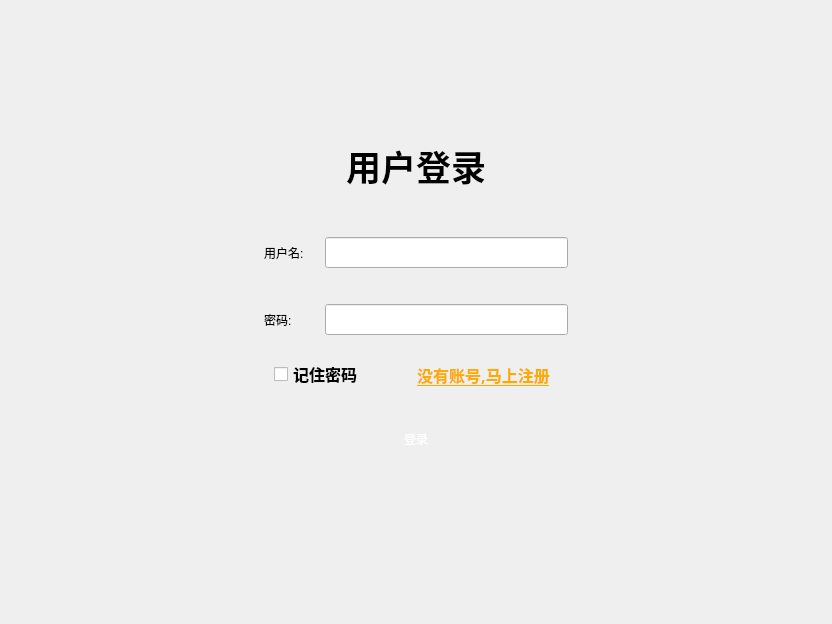
<?xml version="1.0" encoding="UTF-8"?>
<ui version="4.0">
 <class>Login</class>
 <widget class="QDialog" name="Login">
  <property name="geometry">
   <rect>
    <x>0</x>
    <y>0</y>
    <width>832</width>
    <height>624</height>
   </rect>
  </property>
  <property name="minimumSize">
   <size>
    <width>640</width>
    <height>480</height>
   </size>
  </property>
  <property name="windowTitle">
   <string>Dialog</string>
  </property>
  <layout class="QVBoxLayout" name="verticalLayout">
   <property name="spacing">
    <number>0</number>
   </property>
   <property name="leftMargin">
    <number>0</number>
   </property>
   <property name="topMargin">
    <number>0</number>
   </property>
   <property name="rightMargin">
    <number>0</number>
   </property>
   <property name="bottomMargin">
    <number>0</number>
   </property>
   <item>
    <widget class="TitleWidget" name="title_widget" native="true"/>
   </item>
   <item>
    <widget class="QStackedWidget" name="stackedWidget">
     <property name="currentIndex">
      <number>0</number>
     </property>
     <widget class="QWidget" name="login_page">
      <layout class="QVBoxLayout" name="verticalLayout_3">
       <item>
        <spacer name="verticalSpacer">
         <property name="orientation">
          <enum>Qt::Vertical</enum>
         </property>
         <property name="sizeHint" stdset="0">
          <size>
           <width>20</width>
           <height>33</height>
          </size>
         </property>
        </spacer>
       </item>
       <item>
        <widget class="QWidget" name="widget" native="true">
         <layout class="QHBoxLayout" name="horizontalLayout_3">
          <item>
           <spacer name="horizontalSpacer">
            <property name="orientation">
             <enum>Qt::Horizontal</enum>
            </property>
            <property name="sizeHint" stdset="0">
             <size>
              <width>103</width>
              <height>20</height>
             </size>
            </property>
           </spacer>
          </item>
          <item>
           <widget class="QWidget" name="widget_2" native="true">
            <layout class="QVBoxLayout" name="verticalLayout_2">
             <item>
              <widget class="QWidget" name="widget_6" native="true">
               <layout class="QHBoxLayout" name="horizontalLayout_4">
                <item>
                 <widget class="QLabel" name="label_3">
                  <property name="font">
                   <font>
                    <family>华文新魏</family>
                    <pointsize>26</pointsize>
                    <bold>true</bold>
                   </font>
                  </property>
                  <property name="text">
                   <string>用户登录</string>
                  </property>
                  <property name="alignment">
                   <set>Qt::AlignCenter</set>
                  </property>
                 </widget>
                </item>
               </layout>
              </widget>
             </item>
             <item>
              <widget class="QWidget" name="widget_7" native="true">
               <property name="minimumSize">
                <size>
                 <width>0</width>
                 <height>15</height>
                </size>
               </property>
              </widget>
             </item>
             <item>
              <widget class="QWidget" name="widget_3" native="true">
               <layout class="QGridLayout" name="gridLayout">
                <item row="2" column="0">
                 <widget class="QLabel" name="label_2">
                  <property name="text">
                   <string>密码:</string>
                  </property>
                  <property name="buddy">
                   <cstring>log_pwd</cstring>
                  </property>
                 </widget>
                </item>
                <item row="0" column="2">
                 <widget class="QLineEdit" name="log_usr">
                  <property name="minimumSize">
                   <size>
                    <width>0</width>
                    <height>25</height>
                   </size>
                  </property>
                  <property name="font">
                   <font>
                    <family>Aharoni</family>
                    <pointsize>12</pointsize>
                    <bold>true</bold>
                   </font>
                  </property>
                  <property name="alignment">
                   <set>Qt::AlignCenter</set>
                  </property>
                 </widget>
                </item>
                <item row="2" column="2">
                 <widget class="QLineEdit" name="log_pwd">
                  <property name="minimumSize">
                   <size>
                    <width>0</width>
                    <height>25</height>
                   </size>
                  </property>
                  <property name="font">
                   <font>
                    <family>Aharoni</family>
                    <pointsize>12</pointsize>
                    <bold>true</bold>
                   </font>
                  </property>
                  <property name="alignment">
                   <set>Qt::AlignCenter</set>
                  </property>
                 </widget>
                </item>
                <item row="0" column="0">
                 <widget class="QLabel" name="label">
                  <property name="text">
                   <string>用户名:</string>
                  </property>
                  <property name="buddy">
                   <cstring>log_usr</cstring>
                  </property>
                 </widget>
                </item>
                <item row="0" column="1">
                 <spacer name="horizontalSpacer_4">
                  <property name="orientation">
                   <enum>Qt::Horizontal</enum>
                  </property>
                  <property name="sizeType">
                   <enum>QSizePolicy::Fixed</enum>
                  </property>
                  <property name="sizeHint" stdset="0">
                   <size>
                    <width>15</width>
                    <height>20</height>
                   </size>
                  </property>
                 </spacer>
                </item>
                <item row="1" column="0">
                 <spacer name="verticalSpacer_3">
                  <property name="orientation">
                   <enum>Qt::Vertical</enum>
                  </property>
                  <property name="sizeType">
                   <enum>QSizePolicy::Fixed</enum>
                  </property>
                  <property name="sizeHint" stdset="0">
                   <size>
                    <width>20</width>
                    <height>30</height>
                   </size>
                  </property>
                 </spacer>
                </item>
               </layout>
              </widget>
             </item>
             <item>
              <widget class="QWidget" name="widget_4" native="true">
               <layout class="QHBoxLayout" name="horizontalLayout_2">
                <item>
                 <spacer name="horizontalSpacer_11">
                  <property name="orientation">
                   <enum>Qt::Horizontal</enum>
                  </property>
                  <property name="sizeType">
                   <enum>QSizePolicy::Fixed</enum>
                  </property>
                  <property name="sizeHint" stdset="0">
                   <size>
                    <width>10</width>
                    <height>20</height>
                   </size>
                  </property>
                 </spacer>
                </item>
                <item>
                 <widget class="QCheckBox" name="rember_pwd">
                  <property name="font">
                   <font>
                    <family>新宋体</family>
                    <pointsize>12</pointsize>
                    <bold>true</bold>
                   </font>
                  </property>
                  <property name="text">
                   <string>记住密码</string>
                  </property>
                 </widget>
                </item>
                <item>
                 <spacer name="horizontalSpacer_3">
                  <property name="orientation">
                   <enum>Qt::Horizontal</enum>
                  </property>
                  <property name="sizeHint" stdset="0">
                   <size>
                    <width>40</width>
                    <height>20</height>
                   </size>
                  </property>
                 </spacer>
                </item>
                <item>
                 <widget class="QToolButton" name="log_register_btn">
                  <property name="font">
                   <font>
                    <family>新宋体</family>
                    <pointsize>12</pointsize>
                    <bold>true</bold>
                    <underline>true</underline>
                   </font>
                  </property>
                  <property name="styleSheet">
                   <string notr="true">color: rgb(255, 170, 0);</string>
                  </property>
                  <property name="text">
                   <string>没有账号,马上注册</string>
                  </property>
                  <property name="autoRaise">
                   <bool>true</bool>
                  </property>
                 </widget>
                </item>
                <item>
                 <spacer name="horizontalSpacer_12">
                  <property name="orientation">
                   <enum>Qt::Horizontal</enum>
                  </property>
                  <property name="sizeType">
                   <enum>QSizePolicy::Fixed</enum>
                  </property>
                  <property name="sizeHint" stdset="0">
                   <size>
                    <width>10</width>
                    <height>20</height>
                   </size>
                  </property>
                 </spacer>
                </item>
               </layout>
              </widget>
             </item>
             <item>
              <widget class="QWidget" name="widget_5" native="true">
               <layout class="QHBoxLayout" name="horizontalLayout">
                <item>
                 <widget class="QToolButton" name="login_btn">
                  <property name="minimumSize">
                   <size>
                    <width>200</width>
                    <height>50</height>
                   </size>
                  </property>
                  <property name="styleSheet">
                   <string notr="true">border-image: url(:/images/balckButton.png);
font: 75 18pt &quot;新宋体&quot;;
color: rgb(255, 255, 255);</string>
                  </property>
                  <property name="text">
                   <string>登录</string>
                  </property>
                  <property name="autoRaise">
                   <bool>true</bool>
                  </property>
                 </widget>
                </item>
               </layout>
              </widget>
             </item>
             <item>
              <widget class="QWidget" name="widget_8" native="true">
               <property name="minimumSize">
                <size>
                 <width>0</width>
                 <height>15</height>
                </size>
               </property>
              </widget>
             </item>
            </layout>
           </widget>
          </item>
          <item>
           <spacer name="horizontalSpacer_2">
            <property name="orientation">
             <enum>Qt::Horizontal</enum>
            </property>
            <property name="sizeHint" stdset="0">
             <size>
              <width>102</width>
              <height>20</height>
             </size>
            </property>
           </spacer>
          </item>
         </layout>
        </widget>
       </item>
       <item>
        <spacer name="verticalSpacer_2">
         <property name="orientation">
          <enum>Qt::Vertical</enum>
         </property>
         <property name="sizeHint" stdset="0">
          <size>
           <width>20</width>
           <height>34</height>
          </size>
         </property>
        </spacer>
       </item>
      </layout>
     </widget>
     <widget class="QWidget" name="register_page">
      <layout class="QVBoxLayout" name="verticalLayout_5">
       <item>
        <spacer name="verticalSpacer_5">
         <property name="orientation">
          <enum>Qt::Vertical</enum>
         </property>
         <property name="sizeHint" stdset="0">
          <size>
           <width>20</width>
           <height>22</height>
          </size>
         </property>
        </spacer>
       </item>
       <item>
        <widget class="QWidget" name="widget_9" native="true">
         <layout class="QHBoxLayout" name="horizontalLayout_5">
          <item>
           <spacer name="horizontalSpacer_5">
            <property name="orientation">
             <enum>Qt::Horizontal</enum>
            </property>
            <property name="sizeHint" stdset="0">
             <size>
              <width>119</width>
              <height>20</height>
             </size>
            </property>
           </spacer>
          </item>
          <item>
           <widget class="QWidget" name="widget_10" native="true">
            <layout class="QVBoxLayout" name="verticalLayout_4">
             <item>
              <widget class="QWidget" name="widget_11" native="true">
               <layout class="QHBoxLayout" name="horizontalLayout_6">
                <item>
                 <widget class="QLabel" name="label_4">
                  <property name="font">
                   <font>
                    <family>华文新魏</family>
                    <pointsize>26</pointsize>
                    <bold>true</bold>
                   </font>
                  </property>
                  <property name="text">
                   <string>用户注册</string>
                  </property>
                  <property name="alignment">
                   <set>Qt::AlignCenter</set>
                  </property>
                 </widget>
                </item>
               </layout>
              </widget>
             </item>
             <item>
              <widget class="QWidget" name="widget_13" native="true">
               <layout class="QGridLayout" name="gridLayout_2">
                <item row="5" column="0">
                 <widget class="QLabel" name="label_10">
                  <property name="text">
                   <string>邮  箱：</string>
                  </property>
                 </widget>
                </item>
                <item row="4" column="0">
                 <widget class="QLabel" name="label_9">
                  <property name="text">
                   <string>手  机：</string>
                  </property>
                 </widget>
                </item>
                <item row="4" column="2">
                 <widget class="QLineEdit" name="reg_phone">
                  <property name="minimumSize">
                   <size>
                    <width>0</width>
                    <height>25</height>
                   </size>
                  </property>
                  <property name="font">
                   <font>
                    <family>宋体</family>
                   </font>
                  </property>
                  <property name="alignment">
                   <set>Qt::AlignCenter</set>
                  </property>
                 </widget>
                </item>
                <item row="3" column="2">
                 <widget class="QLineEdit" name="reg_surepwd">
                  <property name="minimumSize">
                   <size>
                    <width>0</width>
                    <height>25</height>
                   </size>
                  </property>
                  <property name="font">
                   <font>
                    <family>宋体</family>
                   </font>
                  </property>
                  <property name="echoMode">
                   <enum>QLineEdit::Password</enum>
                  </property>
                  <property name="alignment">
                   <set>Qt::AlignCenter</set>
                  </property>
                 </widget>
                </item>
                <item row="3" column="0">
                 <widget class="QLabel" name="label_8">
                  <property name="text">
                   <string>确定密码：</string>
                  </property>
                 </widget>
                </item>
                <item row="5" column="2">
                 <widget class="QLineEdit" name="reg_mail">
                  <property name="minimumSize">
                   <size>
                    <width>0</width>
                    <height>25</height>
                   </size>
                  </property>
                  <property name="font">
                   <font>
                    <family>宋体</family>
                   </font>
                  </property>
                  <property name="alignment">
                   <set>Qt::AlignCenter</set>
                  </property>
                 </widget>
                </item>
                <item row="0" column="0">
                 <widget class="QLabel" name="label_5">
                  <property name="text">
                   <string>用户名：</string>
                  </property>
                 </widget>
                </item>
                <item row="2" column="0">
                 <widget class="QLabel" name="label_7">
                  <property name="text">
                   <string>密  码：</string>
                  </property>
                 </widget>
                </item>
                <item row="1" column="2">
                 <widget class="QLineEdit" name="reg_nickname">
                  <property name="minimumSize">
                   <size>
                    <width>0</width>
                    <height>25</height>
                   </size>
                  </property>
                  <property name="font">
                   <font>
                    <family>宋体</family>
                   </font>
                  </property>
                  <property name="alignment">
                   <set>Qt::AlignCenter</set>
                  </property>
                 </widget>
                </item>
                <item row="2" column="2">
                 <widget class="QLineEdit" name="reg_pwd">
                  <property name="minimumSize">
                   <size>
                    <width>0</width>
                    <height>25</height>
                   </size>
                  </property>
                  <property name="font">
                   <font>
                    <family>宋体</family>
                   </font>
                  </property>
                  <property name="echoMode">
                   <enum>QLineEdit::Password</enum>
                  </property>
                  <property name="alignment">
                   <set>Qt::AlignCenter</set>
                  </property>
                 </widget>
                </item>
                <item row="1" column="0">
                 <widget class="QLabel" name="label_6">
                  <property name="text">
                   <string>昵  称：</string>
                  </property>
                 </widget>
                </item>
                <item row="0" column="2">
                 <widget class="QLineEdit" name="reg_usr">
                  <property name="minimumSize">
                   <size>
                    <width>0</width>
                    <height>25</height>
                   </size>
                  </property>
                  <property name="font">
                   <font>
                    <family>宋体</family>
                   </font>
                  </property>
                  <property name="alignment">
                   <set>Qt::AlignCenter</set>
                  </property>
                 </widget>
                </item>
                <item row="0" column="1">
                 <spacer name="horizontalSpacer_6">
                  <property name="orientation">
                   <enum>Qt::Horizontal</enum>
                  </property>
                  <property name="sizeType">
                   <enum>QSizePolicy::Fixed</enum>
                  </property>
                  <property name="sizeHint" stdset="0">
                   <size>
                    <width>15</width>
                    <height>20</height>
                   </size>
                  </property>
                 </spacer>
                </item>
               </layout>
              </widget>
             </item>
             <item>
              <widget class="QWidget" name="widget_15" native="true">
               <layout class="QHBoxLayout" name="horizontalLayout_8">
                <item>
                 <widget class="QToolButton" name="register_btn">
                  <property name="minimumSize">
                   <size>
                    <width>200</width>
                    <height>50</height>
                   </size>
                  </property>
                  <property name="styleSheet">
                   <string notr="true">border-image: url(:/images/balckButton.png);
font: 75 18pt &quot;新宋体&quot;;
color: rgb(255, 255, 255);</string>
                  </property>
                  <property name="text">
                   <string>注册</string>
                  </property>
                  <property name="autoRaise">
                   <bool>true</bool>
                  </property>
                 </widget>
                </item>
               </layout>
              </widget>
             </item>
             <item>
              <widget class="QWidget" name="widget_16" native="true">
               <property name="minimumSize">
                <size>
                 <width>0</width>
                 <height>15</height>
                </size>
               </property>
              </widget>
             </item>
            </layout>
           </widget>
          </item>
          <item>
           <spacer name="horizontalSpacer_8">
            <property name="orientation">
             <enum>Qt::Horizontal</enum>
            </property>
            <property name="sizeHint" stdset="0">
             <size>
              <width>118</width>
              <height>20</height>
             </size>
            </property>
           </spacer>
          </item>
         </layout>
        </widget>
       </item>
       <item>
        <spacer name="verticalSpacer_4">
         <property name="orientation">
          <enum>Qt::Vertical</enum>
         </property>
         <property name="sizeHint" stdset="0">
          <size>
           <width>20</width>
           <height>24</height>
          </size>
         </property>
        </spacer>
       </item>
      </layout>
     </widget>
     <widget class="QWidget" name="set_page">
      <widget class="QWidget" name="widget_12" native="true">
       <property name="geometry">
        <rect>
         <x>31</x>
         <y>31</y>
         <width>622</width>
         <height>388</height>
        </rect>
       </property>
       <layout class="QHBoxLayout" name="horizontalLayout_7">
        <item>
         <spacer name="horizontalSpacer_7">
          <property name="orientation">
           <enum>Qt::Horizontal</enum>
          </property>
          <property name="sizeHint" stdset="0">
           <size>
            <width>119</width>
            <height>20</height>
           </size>
          </property>
         </spacer>
        </item>
        <item>
         <widget class="QWidget" name="widget_14" native="true">
          <layout class="QVBoxLayout" name="verticalLayout_6">
           <item>
            <widget class="QWidget" name="widget_17" native="true">
             <layout class="QHBoxLayout" name="horizontalLayout_9">
              <item>
               <widget class="QLabel" name="label_11">
                <property name="font">
                 <font>
                  <family>华文新魏</family>
                  <pointsize>26</pointsize>
                  <bold>true</bold>
                 </font>
                </property>
                <property name="text">
                 <string>服务器设置</string>
                </property>
                <property name="alignment">
                 <set>Qt::AlignCenter</set>
                </property>
               </widget>
              </item>
             </layout>
            </widget>
           </item>
           <item>
            <widget class="QWidget" name="widget_18" native="true">
             <layout class="QGridLayout" name="gridLayout_3">
              <item row="0" column="1">
               <spacer name="horizontalSpacer_9">
                <property name="orientation">
                 <enum>Qt::Horizontal</enum>
                </property>
                <property name="sizeType">
                 <enum>QSizePolicy::Fixed</enum>
                </property>
                <property name="sizeHint" stdset="0">
                 <size>
                  <width>20</width>
                  <height>20</height>
                 </size>
                </property>
               </spacer>
              </item>
              <item row="0" column="2">
               <widget class="QLineEdit" name="address_server">
                <property name="minimumSize">
                 <size>
                  <width>0</width>
                  <height>25</height>
                 </size>
                </property>
                <property name="font">
                 <font>
                  <family>宋体</family>
                 </font>
                </property>
                <property name="alignment">
                 <set>Qt::AlignCenter</set>
                </property>
               </widget>
              </item>
              <item row="0" column="0">
               <widget class="QLabel" name="label_15">
                <property name="text">
                 <string>服务器地址:</string>
                </property>
               </widget>
              </item>
              <item row="2" column="2">
               <widget class="QLineEdit" name="port_server">
                <property name="minimumSize">
                 <size>
                  <width>0</width>
                  <height>25</height>
                 </size>
                </property>
                <property name="font">
                 <font>
                  <family>宋体</family>
                 </font>
                </property>
                <property name="alignment">
                 <set>Qt::AlignCenter</set>
                </property>
               </widget>
              </item>
              <item row="2" column="0">
               <widget class="QLabel" name="label_17">
                <property name="text">
                 <string>服务器端口:</string>
                </property>
               </widget>
              </item>
              <item row="1" column="0">
               <spacer name="verticalSpacer_8">
                <property name="orientation">
                 <enum>Qt::Vertical</enum>
                </property>
                <property name="sizeType">
                 <enum>QSizePolicy::Fixed</enum>
                </property>
                <property name="sizeHint" stdset="0">
                 <size>
                  <width>20</width>
                  <height>25</height>
                 </size>
                </property>
               </spacer>
              </item>
             </layout>
            </widget>
           </item>
           <item>
            <widget class="QWidget" name="widget_19" native="true">
             <layout class="QHBoxLayout" name="horizontalLayout_10">
              <item>
               <widget class="QToolButton" name="set_ok_btn">
                <property name="minimumSize">
                 <size>
                  <width>200</width>
                  <height>50</height>
                 </size>
                </property>
                <property name="styleSheet">
                 <string notr="true">border-image: url(:/images/balckButton.png);
font: 75 18pt &quot;新宋体&quot;;
color: rgb(255, 255, 255);</string>
                </property>
                <property name="text">
                 <string>确定</string>
                </property>
                <property name="autoRaise">
                 <bool>true</bool>
                </property>
               </widget>
              </item>
             </layout>
            </widget>
           </item>
           <item>
            <widget class="QWidget" name="widget_20" native="true">
             <property name="maximumSize">
              <size>
               <width>16777215</width>
               <height>20</height>
              </size>
             </property>
            </widget>
           </item>
          </layout>
         </widget>
        </item>
        <item>
         <spacer name="horizontalSpacer_10">
          <property name="orientation">
           <enum>Qt::Horizontal</enum>
          </property>
          <property name="sizeHint" stdset="0">
           <size>
            <width>118</width>
            <height>20</height>
           </size>
          </property>
         </spacer>
        </item>
       </layout>
      </widget>
     </widget>
    </widget>
   </item>
  </layout>
 </widget>
 <customwidgets>
  <customwidget>
   <class>TitleWidget</class>
   <extends>QWidget</extends>
   <header location="global">selfwidget/titlewidget.h</header>
   <container>1</container>
  </customwidget>
 </customwidgets>
 <tabstops>
  <tabstop>log_usr</tabstop>
  <tabstop>log_pwd</tabstop>
  <tabstop>rember_pwd</tabstop>
  <tabstop>log_register_btn</tabstop>
  <tabstop>login_btn</tabstop>
  <tabstop>reg_usr</tabstop>
  <tabstop>reg_nickname</tabstop>
  <tabstop>reg_pwd</tabstop>
  <tabstop>reg_surepwd</tabstop>
  <tabstop>reg_phone</tabstop>
  <tabstop>reg_mail</tabstop>
  <tabstop>register_btn</tabstop>
  <tabstop>address_server</tabstop>
  <tabstop>port_server</tabstop>
  <tabstop>set_ok_btn</tabstop>
 </tabstops>
 <resources/>
 <connections/>
</ui>
